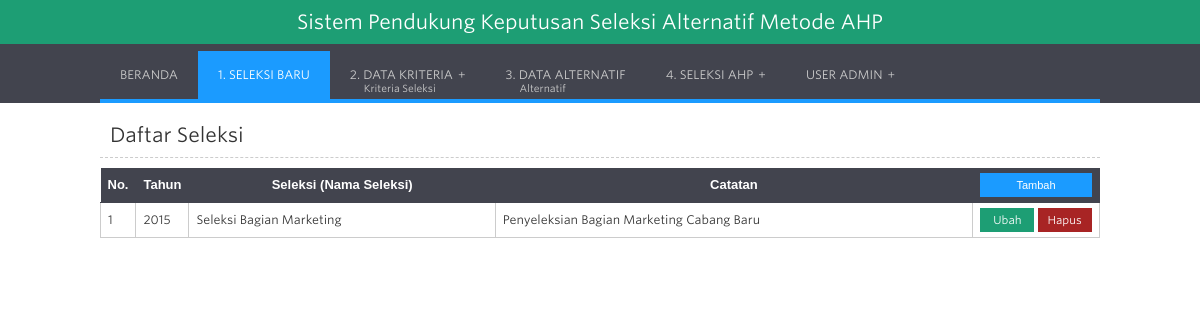
The app's page /?h=seleksi (signed in) with its own data.
### tables this page shows
CREATE TABLE `ahp_seleksi` (
  `id_seleksi` int(11) NOT NULL,
  `tahun` int(4) NOT NULL,
  `seleksi` varchar(50) NOT NULL,
  `catatan` varchar(100) NOT NULL
);

### list_seleksi.php (the view, shortened to what this page needs)
<div class="judul">Daftar Seleksi</div>
<div class="csstable" >
    <table width="100%" border="0" cellspacing="0" cellpadding="4">
      <tr>
        <td width="3%">No.</td>
        <td width="5%">Tahun</td>
        <td width="32%">Seleksi (Nama Seleksi)</td>
        <td width="50%">Catatan</td>
        <td width="10%"><a href="?h=seleksi-input&stat=tambah" class="tombol-mini w_biru hvr-fade" style="width:98px;">Tambah</a></td>
      </tr>
      <?php
	  $no=0;
	  $hquery=$koneksi->query("SELECT id_seleksi, seleksi, tahun, catatan FROM ahp_seleksi ORDER BY id_seleksi ASC");
	  while($data=mysqli_fetch_array($hquery)){
		 $no++;
	  ?>
      <tr>
        <td><?php echo $no; ?></td>
        <td><?php echo $data['tahun']; ?></td>
        <td><?php echo $data['seleksi']; ?></td>
        <td><?php echo $data['catatan']; ?></td>
        <td width="10%" style="text-align:center;">
            <a href="?h=seleksi-input&stat=ubah&id=<?php echo $data['id_seleksi']; ?>" class="tombol-mini w_hijau hvr-fade">Ubah</a>
            <a class="tombol-mini w_merah hvr-fade" onclick="konfirmasi<?php echo $data[0]; ?>()">Hapus</a>
        </td>
      </tr>
      <?php } if(@$_GET['con']!="") { ?>
      <tr>
      	<td><img src="images/ico_cek.png" width="22"></td>
        <td colspan="7" style="color:#360; font-weight:600; font-size:14px;">
			<?php
				if(@$_GET['con']==1) { echo "Data berhasil ditambahkan."; }
				elseif(@$_GET['con']==2) { echo "Data berhasil diubah."; }
				elseif(@$_GET['con']==3) { echo "Data berhasil dihapus."; }
			?>
      </tr>
      <?php } ?>
    </table>
    <br />
</div>

### css/style.css (style rules this page uses)
* { margin:0px auto; }
body { font: 200 14px/24px "Whitney SSm A", "Whitney SSm B", "Lucida Grande", "Lucida Sans", Verdana, Helvetica, Arial, sans-serif; color:#666; background:#FFF; }
a { text-decoration: none; }
#content .judul { font-size:20px; font-weight:400; color:#333; clear:both; padding:10px; margin-bottom:10px; margin-top:10px; text-align:left; border-bottom:1px dashed #CCCCCC; }
.csstable { margin:0px; padding:0px; width:100%; }
.csstable table { border-collapse: collapse; border-spacing: 0; width:100%; height:100%; margin:0px;padding:0px; margin-bottom:10px; }
.csstable tr:nth-child(odd) { background-color:#e5e5e5; }
.csstable tr:nth-child(even) { background-color:#ffffff; }
.csstable td { vertical-align:middle; border:1px solid #CCC; border-width:0px 1px 1px 0px; text-align:left; padding:4px 7px; font-size:12px; color:#333; }
.csstable tr:last-child td { border-width:0px 1px 1px 0px; }
.csstable tr td:last-child { border-width:0px 0px 1px 0px; }
.csstable tr:last-child td:last-child { border-width:1px 1px 1px 0px; }
.csstable tr td:first-child { border-left-width:1px; }
.csstable tr td:last-child { border-right-width:1px; }
.csstable tr:first-child td { background:-o-linear-gradient(bottom, #42444e 5%, #42444e 100%); background:-webkit-gradient( linear, left top, left bottom, color-stop(0.05, #42444e), color-stop(1, #42444e) ); background:-moz-linear-gradient( center top, #42444e 5%, #42444e 100% ); filter:progid:DXImageTransform.Microsoft.gradient(startColorstr="#42444e", endColorstr="#42444e"); background: -o-linear-gradient(top,#42444e,42444e); background-color:#42444e; border:0px solid #42444e; text-align:center; border-width:0px 0px 1px 1px; font-size:13px; font-family:Arial; font-weight:bold; color:#ffffff; }
.csstable tr:first-child td:first-child { border-width:0px 0px 1px 0px; }
.csstable tr:first-child td:last-child { border-width:0px 1px 1px 1px; }
.tombol-mini { padding:0px 7px; font-size:11px; min-width:40px; color:#FFF; text-align:center; border:none; cursor:pointer; font-weight:400; }
.w_hijau { background-color:#1d9e74; }
.w_merah { background-color:#a82424; }
.w_biru { background-color:#1b9bff; }
.hvr-fade { display: inline-block; vertical-align: middle; -webkit-transform: translateZ(0); transform: translateZ(0); box-shadow: 0 0 1px rgba(0, 0, 0, 0); -webkit-backface-visibility: hidden; backface-visibility: hidden; -moz-osx-font-smoothing: grayscale; overflow: hidden; -webkit-transition-duration: 0.3s; transition-duration: 0.3s; -webkit-transition-property: color, background-color; transition-property: color, background-color; margin:1px 0 1px 0; }

### records on screen
ahp_seleksi: tahun "2015", seleksi "Seleksi Bagian Marketing", catatan "Penyeleksian Bagian Marketing Cabang Baru"

### other values on screen
$kasus "Seleksi Alternatif"
$kasus_objek "ALTERNATIF"
$usernama "ADMIN"
